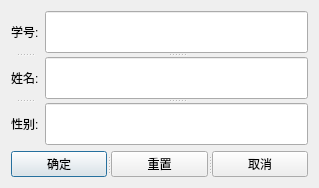
<?xml version="1.0" encoding="UTF-8"?>
<ui version="4.0">
 <class>Dialog</class>
 <widget class="QDialog" name="Dialog">
  <property name="geometry">
   <rect>
    <x>0</x>
    <y>0</y>
    <width>319</width>
    <height>188</height>
   </rect>
  </property>
  <property name="windowTitle">
   <string>Dialog</string>
  </property>
  <layout class="QFormLayout" name="formLayout">
   <item row="0" column="0">
    <widget class="QSplitter" name="splitter_2">
     <property name="orientation">
      <enum>Qt::Vertical</enum>
     </property>
     <widget class="QLabel" name="labelID">
      <property name="text">
       <string>学号:</string>
      </property>
     </widget>
     <widget class="QLabel" name="labelName">
      <property name="text">
       <string>姓名:</string>
      </property>
     </widget>
     <widget class="QLabel" name="labelAge">
      <property name="text">
       <string>性别:</string>
      </property>
     </widget>
    </widget>
   </item>
   <item row="0" column="1">
    <widget class="QSplitter" name="splitter">
     <property name="orientation">
      <enum>Qt::Vertical</enum>
     </property>
     <widget class="QLineEdit" name="lineEditID"/>
     <widget class="QLineEdit" name="lineEditName"/>
     <widget class="QLineEdit" name="lineEditAge"/>
    </widget>
   </item>
   <item row="1" column="0" colspan="2">
    <widget class="QSplitter" name="splitter_3">
     <property name="orientation">
      <enum>Qt::Horizontal</enum>
     </property>
     <widget class="QPushButton" name="okButton">
      <property name="text">
       <string>确定</string>
      </property>
     </widget>
     <widget class="QPushButton" name="resetButton">
      <property name="text">
       <string>重置</string>
      </property>
     </widget>
     <widget class="QPushButton" name="cancelButton">
      <property name="text">
       <string>取消</string>
      </property>
     </widget>
    </widget>
   </item>
  </layout>
 </widget>
 <layoutdefault spacing="6" margin="11"/>
 <tabstops>
  <tabstop>lineEditID</tabstop>
  <tabstop>lineEditName</tabstop>
  <tabstop>lineEditAge</tabstop>
  <tabstop>okButton</tabstop>
  <tabstop>resetButton</tabstop>
  <tabstop>cancelButton</tabstop>
 </tabstops>
 <resources/>
 <connections>
  <connection>
   <sender>okButton</sender>
   <signal>clicked()</signal>
   <receiver>Dialog</receiver>
   <slot>slotEnsure()</slot>
   <hints>
    <hint type="sourcelabel">
     <x>63</x>
     <y>118</y>
    </hint>
    <hint type="destinationlabel">
     <x>93</x>
     <y>192</y>
    </hint>
   </hints>
  </connection>
  <connection>
   <sender>resetButton</sender>
   <signal>clicked()</signal>
   <receiver>Dialog</receiver>
   <slot>slotReset()</slot>
   <hints>
    <hint type="sourcelabel">
     <x>185</x>
     <y>120</y>
    </hint>
    <hint type="destinationlabel">
     <x>187</x>
     <y>201</y>
    </hint>
   </hints>
  </connection>
  <connection>
   <sender>cancelButton</sender>
   <signal>clicked()</signal>
   <receiver>Dialog</receiver>
   <slot>close()</slot>
   <hints>
    <hint type="sourcelabel">
     <x>257</x>
     <y>121</y>
    </hint>
    <hint type="destinationlabel">
     <x>262</x>
     <y>190</y>
    </hint>
   </hints>
  </connection>
 </connections>
 <slots>
  <slot>slotEnsure()</slot>
  <slot>slotReset()</slot>
 </slots>
</ui>
